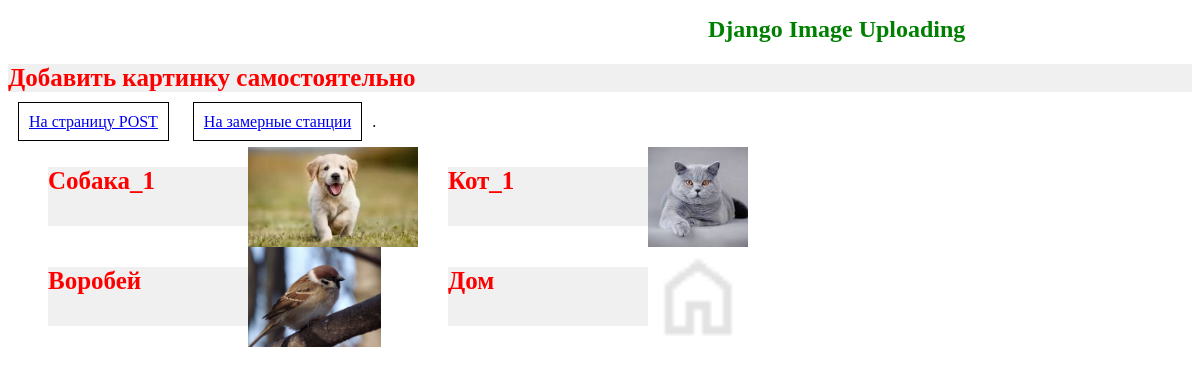
The page / on the database its author committed.
### load/models.py (models this page shows, shortened)
class Post(models.Model):
    title = models.CharField(max_length=50)
    cover = models.ImageField(upload_to="images/")

### load/views.py (the view)
# urls.py: path('', HomePageView.as_view(), name="home"),
class HomePageView(ListView):
    model = Post
    template_name = 'home.html'

### load/templates/home.html (shortened to what this page needs)
<!DOCTYPE html>
{% load static %}
<html lang="en">
<head>
    <link rel="stylesheet" href="{% static 'load/style.css' %}">
</head>
<body>
<h1>Django Image Uploading</h1>
<div class="btn">
    <h2>Добавить картинку самостоятельно</h2>
    <a href="post">На страницу POST</a>
    <a href="station">На замерные станции</a>.
</div>
<ul class="conteyner">
  {% for post in object_list %}
    <h2>{{ post.title }}</h2>
    <img src="{{ post.cover.url}}" alt="{{ post.title }}">
  {% endfor %}
</ul>
</body>
</html>

### load/static/load/style.css (style rules this page uses)
h2 { color: red; font-size: 25px; }
h1 { margin-left: 700px; color: green; font-size: 24px; }
.conteyner { display: grid; grid-template-columns: 200px 200px 200px 200px; }
h2 { background-color: #f0f0f0; }
img { height: 100px; opacity: 1; }
a { border: 1px solid black; border - color: red; margin: 10px; padding:10px; }

### rows shown on the page
Post: title "Собака_1", cover (picture)
Post: title "Кот_1", cover (picture)
Post: title "Воробей", cover (picture)
Post: title "Дом", cover (picture)
